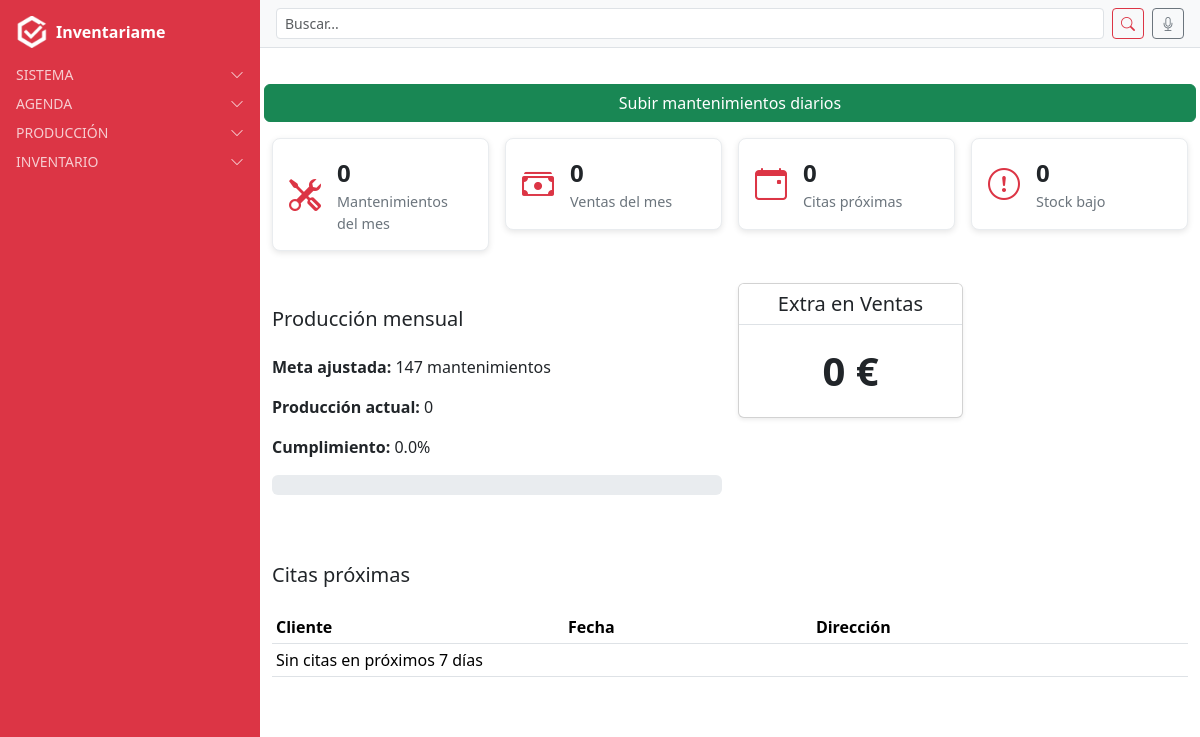
/ (signed in), run on an earlier commit of the app's database.
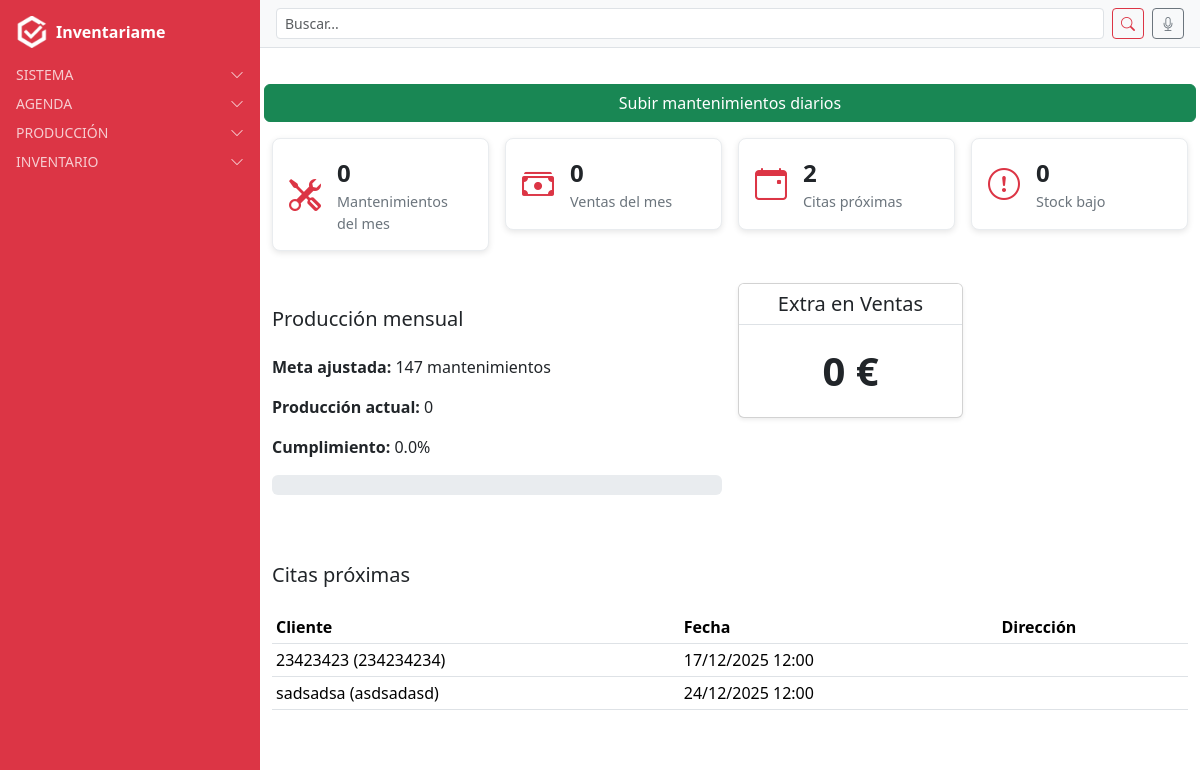
And on a later commit of the database.
### citas/models.py (models this page shows, shortened)
class Cita(models.Model):
    ESTADOS = [
        ("pendiente", "Pendiente"),
        ("completada", "Completada"),
    ]
    cliente = models.ForeignKey(Cliente, on_delete=models.CASCADE, related_name='citas')
    usuario = models.ForeignKey(User, on_delete=models.CASCADE, related_name='citas')
    fecha = models.DateTimeField()
    recordatorio = models.BooleanField(default=False,blank=True)
    oferta = models.ForeignKey(Oferta, on_delete=models.SET_NULL, null=True, blank=True, related_name='citas')
    estado = models.CharField(max_length=20, choices=ESTADOS, default="pendiente",blank=True)
    numero_instalacion = models.IntegerField(default=0)  # NUEVO CAMPO
    class Meta:
        verbose_name = "Cita"
        verbose_name_plural = "Citas"

### clientes/models.py (models this page shows)
class Cliente(models.Model):
    nombre = models.CharField(max_length=200)
    telefono = models.CharField(max_length=20, blank=True, null=True)  # NUEVO CAMPO
    direccion = models.ForeignKey(
        Address,
        on_delete=models.SET_NULL,
        null=True,
        blank=True,
        related_name="clientes_principal"
    )
    usuario = models.ForeignKey(
        User,
        on_delete=models.CASCADE,
        related_name="clientes",
        null=True,  # permite nulos en registros antiguos
        blank=True  # permite dejarlo vacío en formularios
    )
    class Meta:
        verbose_name = "Cliente"
        verbose_name_plural = "Clientes"
    def __str__(self):
        return f"{self.nombre} ({self.telefono or 'sin teléfono'})"

### users/views.py (the view)
# urls.py: path('', home_view, name='home'),
@login_required
def home_view(request):
    clientes_qs = Cliente.objects.filter(usuario=request.user)
    citas_qs = Cita.objects.filter(usuario=request.user, fecha__gte=timezone.now())
    stock_qs = Cantidad.objects.filter(usuario=request.user, cantidad__lt=2)
    hoy = timezone.now().date()
    mantenimientos_qs = Mantenimiento.objects.filter(
        usuario=request.user,
        fecha__year=hoy.year,
        fecha__month=hoy.month
    )
    mantenimientos_mes = mantenimientos_qs.aggregate(Sum("cantidad"))["cantidad__sum"] or 0
    ventas_qs = Venta.objects.filter(
        usuario=request.user,
        fecha__year=hoy.year,
        fecha__month=hoy.month
    )
    ventas_mes = ventas_qs.count()
    ganancia_mes = sum(
        calcular_ganancia(v.oferta.valor) for v in ventas_qs if v.oferta and v.oferta.valor
    )
    config = ConfiguracionMantenimientos.objects.filter(
        usuario=request.user, año=hoy.year, mes=hoy.month
    ).first()
    dias_festivos = config.dias_festivos if config else 0
    _, num_days = calendar.monthrange(hoy.year, hoy.month)
    dias_mes = [timezone.datetime(hoy.year, hoy.month, d).date() for d in range(1, num_days + 1)]
    dias_laborables = [d for d in dias_mes if d.weekday() < 5]
    dias_laborables_ajustados = max(len(dias_laborables) - dias_festivos, 0)
    meta_mensual = dias_laborables_ajustados * 7
    produccion_lv = mantenimientos_qs.filter(fecha__week_day__in=[2, 3, 4, 5, 6]) \
        .aggregate(Sum("cantidad"))["cantidad__sum"] or 0
    dias_lv_registrados = mantenimientos_qs.filter(fecha__week_day__in=[2, 3, 4, 5, 6]).count()
    media_lv = produccion_lv / dias_lv_registrados if dias_lv_registrados else 0
    produccion_sabados = mantenimientos_qs.filter(fecha__week_day=7) \
        .aggregate(Sum("cantidad"))["cantidad__sum"] or 0
    if media_lv < 7:
        produccion_total = mantenimientos_mes
        extras = 0
    else:
        produccion_total = produccion_lv
        extras = produccion_sabados
    cumplimiento = round((produccion_total / meta_mensual) * 100, 2) if meta_mensual else 0
    context = {
        "clientes_total": clientes_qs.count(),
        "proximas": citas_qs.order_by("fecha")[:5],
        "citas_total": citas_qs.count(),
        "mantenimientos_mes": mantenimientos_mes,
        "ventas_mes": ventas_mes,
        "ganancia_mes": ganancia_mes,  # ✅ ahora usando Oferta.valor
        "stock_bajo": stock_qs.count(),
        "clientes": clientes_qs.order_by("nombre")[:10],
        "meta_mensual": meta_mensual,
        "produccion_total": produccion_total,
        "cumplimiento": cumplimiento,
        "media_lv": round(media_lv, 2),
        "extras": extras,
    }
    return render(request, "users/dashboard/dashboard.html", context)

### users/context_processors.py (called while the page is built)
def alertas_processor(request):
    if not request.user.is_authenticated:
        return {}
    ahora = timezone.now()
    proximas_con_recordatorio = Cita.objects.filter(
        usuario=request.user, recordatorio=True,
        fecha__gte=ahora, fecha__lte=ahora + timedelta(days=1)
    )
    if proximas_con_recordatorio.exists():
        return {"alertas": f"Tienes {proximas_con_recordatorio.count()} cita(s) con recordatorio en 24h"}
    return {}

### templates/users/dashboard/dashboard.html
{% extends "base.html" %}
{% block content_authenticated %}
 <div class="row g-3 mt-1 mb-3">
    <a href="{% url 'mantenimiento_create' %}?fecha={{ today }}" class="btn btn-success">
      Subir mantenimientos diarios
    </a>
  </div>
{% include "./dashboard_kpis.html" %}
<div class="row g-3 mt-3">
  <div class="col-md-6">
    {% include "./dashboard_produccion.html" %}
  </div>
  <div class="col-md-6">
    {% include "./dashboard_ganancia_mensual.html" %}
  </div>
</div>
<div class="row g-3 mt-1">
  <div class="col-lg-12">
    {% include "./dashboard_citas.html" %}
  </div>
</div>
{% endblock %}

### templates/users/dashboard/dashboard_citas.html
<div class="card border-0 mt-3">
  <div class="card-header bg-white border-0 px-0"><h5 class="mb-0">Citas próximas</h5></div>
  <div class="card-body px-0">
    <table class="table table-sm">
      <thead><tr><th>Cliente</th><th>Fecha</th><th>Dirección</th></tr></thead>
      <tbody>
        {% for c in proximas %}
        <tr>
          <td>{{ c.cliente }}</td>
          <td>{{ c.fecha|date:"d/m/Y H:i" }}</td>
          <td>{{ c.direccion }}</td>
        </tr>
        {% empty %}
        <tr><td colspan="3">Sin citas en próximos 7 días</td></tr>
        {% endfor %}
      </tbody>
    </table>
  </div>
</div>

What changed in the data, as far as the page shows it:
added Cita: cliente "23423423 (234234234)", fecha "17/12/2025 12:00"
added Cita: cliente "sadsadsa (asdsadasd)", fecha "24/12/2025 12:00"
Also different on the page:
{{ proximas|length }}: "0" → "2"
text no longer shown: "Sin citas en próximos 7 días"
